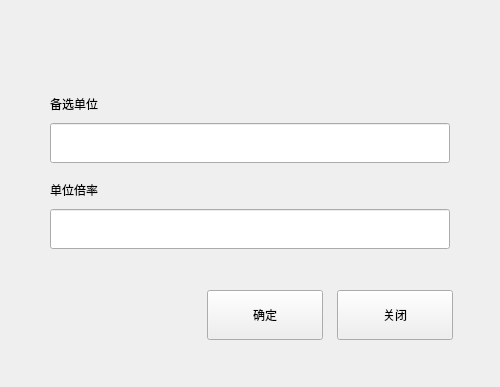
<?xml version="1.0" encoding="UTF-8"?>
<ui version="4.0">
 <class>AddBackupUnitDlg</class>
 <widget class="BaseDlg" name="AddBackupUnitDlg">
  <property name="geometry">
   <rect>
    <x>0</x>
    <y>0</y>
    <width>500</width>
    <height>387</height>
   </rect>
  </property>
  <property name="windowTitle">
   <string notr="true">AddBackupUnitDlg</string>
  </property>
  <widget class="QPushButton" name="close_btn">
   <property name="geometry">
    <rect>
     <x>337</x>
     <y>290</y>
     <width>116</width>
     <height>50</height>
    </rect>
   </property>
   <property name="text">
    <string>关闭</string>
   </property>
   <property name="buttons" stdset="0">
    <string notr="true">btn_dlg</string>
   </property>
  </widget>
  <widget class="QPushButton" name="save_btn">
   <property name="geometry">
    <rect>
     <x>207</x>
     <y>290</y>
     <width>116</width>
     <height>50</height>
    </rect>
   </property>
   <property name="text">
    <string>确定</string>
   </property>
   <property name="buttons" stdset="0">
    <string notr="true">btn_dlg</string>
   </property>
  </widget>
  <widget class="QWidget" name="widget" native="true">
   <property name="geometry">
    <rect>
     <x>50</x>
     <y>95</y>
     <width>400</width>
     <height>191</height>
    </rect>
   </property>
   <layout class="QVBoxLayout" name="verticalLayout">
    <property name="spacing">
     <number>10</number>
    </property>
    <property name="leftMargin">
     <number>0</number>
    </property>
    <property name="topMargin">
     <number>0</number>
    </property>
    <property name="rightMargin">
     <number>0</number>
    </property>
    <property name="bottomMargin">
     <number>0</number>
    </property>
    <item>
     <widget class="QLabel" name="label">
      <property name="text">
       <string>备选单位</string>
      </property>
     </widget>
    </item>
    <item>
     <widget class="QLineEdit" name="unit_edit">
      <property name="minimumSize">
       <size>
        <width>400</width>
        <height>40</height>
       </size>
      </property>
      <property name="maximumSize">
       <size>
        <width>400</width>
        <height>40</height>
       </size>
      </property>
      <property name="maxLength">
       <number>15</number>
      </property>
     </widget>
    </item>
    <item>
     <spacer name="verticalSpacer_2">
      <property name="orientation">
       <enum>Qt::Vertical</enum>
      </property>
      <property name="sizeType">
       <enum>QSizePolicy::Fixed</enum>
      </property>
      <property name="sizeHint" stdset="0">
       <size>
        <width>20</width>
        <height>8</height>
       </size>
      </property>
     </spacer>
    </item>
    <item>
     <widget class="QLabel" name="label_2">
      <property name="text">
       <string>单位倍率</string>
      </property>
     </widget>
    </item>
    <item>
     <widget class="QLineEdit" name="factor_edit">
      <property name="minimumSize">
       <size>
        <width>400</width>
        <height>40</height>
       </size>
      </property>
      <property name="maximumSize">
       <size>
        <width>400</width>
        <height>40</height>
       </size>
      </property>
      <property name="maxLength">
       <number>8</number>
      </property>
     </widget>
    </item>
    <item>
     <spacer name="verticalSpacer">
      <property name="orientation">
       <enum>Qt::Vertical</enum>
      </property>
      <property name="sizeHint" stdset="0">
       <size>
        <width>20</width>
        <height>40</height>
       </size>
      </property>
     </spacer>
    </item>
   </layout>
  </widget>
 </widget>
 <customwidgets>
  <customwidget>
   <class>BaseDlg</class>
   <extends>QWidget</extends>
   <header>shared/basedlg.h</header>
   <container>1</container>
  </customwidget>
 </customwidgets>
 <resources/>
 <connections>
  <connection>
   <sender>close_btn</sender>
   <signal>clicked()</signal>
   <receiver>AddBackupUnitDlg</receiver>
   <slot>close()</slot>
   <hints>
    <hint type="sourcelabel">
     <x>452</x>
     <y>343</y>
    </hint>
    <hint type="destinationlabel">
     <x>415</x>
     <y>244</y>
    </hint>
   </hints>
  </connection>
 </connections>
</ui>
